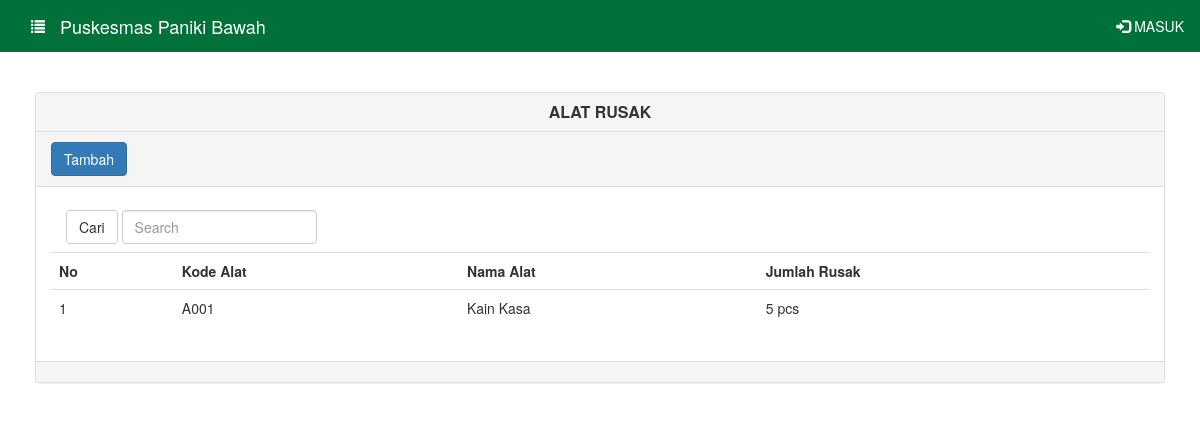
/alat_rusak.php, run on the app's committed database.
### tables this page shows
CREATE TABLE `alat_rusak` (
  `id_alat_rusak` int(11) NOT NULL,
  `id_alat` varchar(10) NOT NULL,
  `jumlah_rusak` int(11) NOT NULL
);

CREATE TABLE `detail_alat` (
  `id_alat` varchar(10) NOT NULL,
  `nama_alat` varchar(20) NOT NULL,
  `gambar` varchar(250) NOT NULL,
  `keterangan` text NOT NULL
);

CREATE TABLE `alat_kesehatan` (
  `id_alat` varchar(10) NOT NULL,
  `satuan` set('pcs','buah') NOT NULL,
  `stok_alat` int(11) NOT NULL
);

### system/init.php (called while the page is built, shortened)
<?php
require_once 'function/crud.php';
$crud = new Crud();

### function/crud.php (called while the page is built, shortened)
<?php
class Crud extends Mysql {
	public function getAlatRusak() {
		return $this->query("SELECT `alat_rusak`.*,`alat_kesehatan`.*,`detail_alat`.* FROM `alat_rusak` JOIN `alat_kesehatan` ON `alat_kesehatan`.`id_alat`=`alat_rusak`.`id_alat` JOIN `detail_alat` ON `detail_alat`.`id_alat`= `alat_kesehatan`.`id_alat`");
	}
}

### alat_rusak.php (the view, shortened to what this page needs)
<?php
  require_once 'system/init.php';
  include_once 'include/header.php';
?>
        <div id="page-content-wrapper">
            <div class="container-fluid">
                 <div class="row">
                    <div class="col-lg-12">
                        <div class="panel panel-default">
                        <div class="panel-heading">
                         <center><h3 class="panel-title"><b>ALAT RUSAK</b></h3></center>
                         </div>
                            <div class="panel-heading">
                          <button type="button" class="btn btn-primary" data-toggle="modal" data-target="#myModal">
                           Tambah
                          </button>
                          </div>
                          <div class="panel-body">
                                 <form class="navbar-form navbar-left">
                                 <button type="submit" class="btn btn-default">Cari</button>
                                    <div class="form-group">
                                      <input type="text" name="query" class="form-control" placeholder="Search">
                                    </div>
                                  </form>
                                <table class="table">
                                    <tr>
                                          <th>No</th>
                                          <th>Kode Alat</th>
                                          <th>Nama Alat</th>
                                          <th>Jumlah Rusak</th>
                                    <?php if(isset($_SESSION['login'])) { ?><th></th><?php } ?></tr>
                                    <?php
                                    if(!isset($_GET['query'])) {
                                        $query = $crud->getAlatRusak();
                                      }else {
                                        $query = $crud->cariAlatRusak($_GET['query']);
                                      }
                                      $no = 1;
                                    if($query->num_rows>0){
                                      while ($data = $query->fetch_assoc()) {
                                    ?>
                                    <tr>
                                        <td><?php echo $no;?></td>
                                        <td><?php echo $data['id_alat'];?></td>
                                        <td><?php echo $data['nama_alat'];?></td>
                                        <td><?php echo $data['jumlah_rusak'];?> <?php echo $data['satuan'];?></tahuntd>
                                        </tr>
                                    <?php
                                    $no++;
                                    }
                                    }else {
                                    ?>
                                    <tr><td colspan="8">Data Tidak Ada</td></tr>
                                    <?php
                                    }
                                    ?>
                                </table>
                          </div>
                          <div class="panel-footer">
                          </div>
                        </div>
                    </div>
                </div>
            </div>
        </div>
<?php
    include 'include/footer.php';
 ?>

### assets/css/master.css (style rules this page uses)
body { overflow-x: hidden; }
#page-content-wrapper { width: 100%; position: absolute; padding: 15px; }
@media (min-width:768px) { #page-content-wrapper { padding: 20px; position: relative; } }

### data on the page
alat_rusak: detail_alat.id_alat "A001", detail_alat.nama_alat "Kain Kasa", jumlah_rusak "5", id_alat.satuan "pcs"
